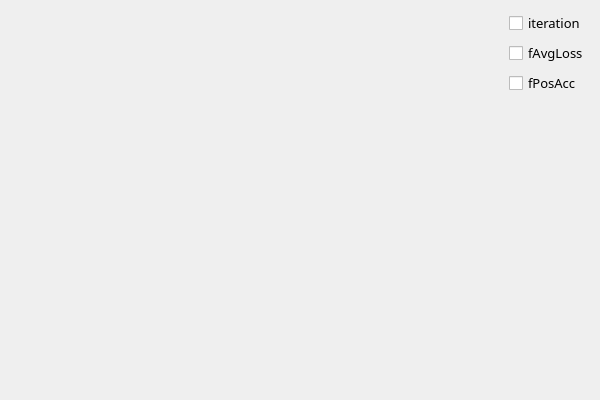
<?xml version="1.0" encoding="UTF-8"?>
<ui version="4.0">
 <class>teTrainStatisticsChartClass</class>
 <widget class="QWidget" name="teTrainStatisticsChartClass">
  <property name="geometry">
   <rect>
    <x>0</x>
    <y>0</y>
    <width>600</width>
    <height>400</height>
   </rect>
  </property>
  <property name="windowTitle">
   <string>teTrainStatisticsChart</string>
  </property>
  <layout class="QVBoxLayout" name="verticalLayout_3">
   <item>
    <layout class="QVBoxLayout" name="statusLayout">
     <item>
      <layout class="QHBoxLayout" name="horizontalLayout_2" stretch="100,1">
       <item>
        <widget class="QCustomPlot" name="ChartDisplayWidget" native="true">
         <layout class="QHBoxLayout" name="horizontalLayout"/>
        </widget>
       </item>
       <item>
        <layout class="QVBoxLayout" name="verticalLayout">
         <item>
          <widget class="QCheckBox" name="iteration_checkBox">
           <property name="font">
            <font>
             <family>Cascadia Mono SemiBold</family>
             <pointsize>10</pointsize>
            </font>
           </property>
           <property name="text">
            <string>iteration</string>
           </property>
          </widget>
         </item>
         <item>
          <widget class="QCheckBox" name="fAvgLoss_checkBox">
           <property name="font">
            <font>
             <family>Cascadia Mono SemiBold</family>
             <pointsize>10</pointsize>
            </font>
           </property>
           <property name="text">
            <string>fAvgLoss</string>
           </property>
          </widget>
         </item>
         <item>
          <widget class="QCheckBox" name="fPosAcc_checkBox">
           <property name="font">
            <font>
             <family>Cascadia Mono SemiBold</family>
             <pointsize>10</pointsize>
            </font>
           </property>
           <property name="text">
            <string>fPosAcc</string>
           </property>
          </widget>
         </item>
         <item>
          <spacer name="verticalSpacer">
           <property name="orientation">
            <enum>Qt::Vertical</enum>
           </property>
           <property name="sizeHint" stdset="0">
            <size>
             <width>20</width>
             <height>40</height>
            </size>
           </property>
          </spacer>
         </item>
        </layout>
       </item>
      </layout>
     </item>
    </layout>
   </item>
  </layout>
 </widget>
 <layoutdefault spacing="6" margin="11"/>
 <customwidgets>
  <customwidget>
   <class>QCustomPlot</class>
   <extends>QWidget</extends>
   <header location="global">qcustomplot.h</header>
   <container>1</container>
  </customwidget>
 </customwidgets>
 <resources/>
 <connections/>
</ui>
